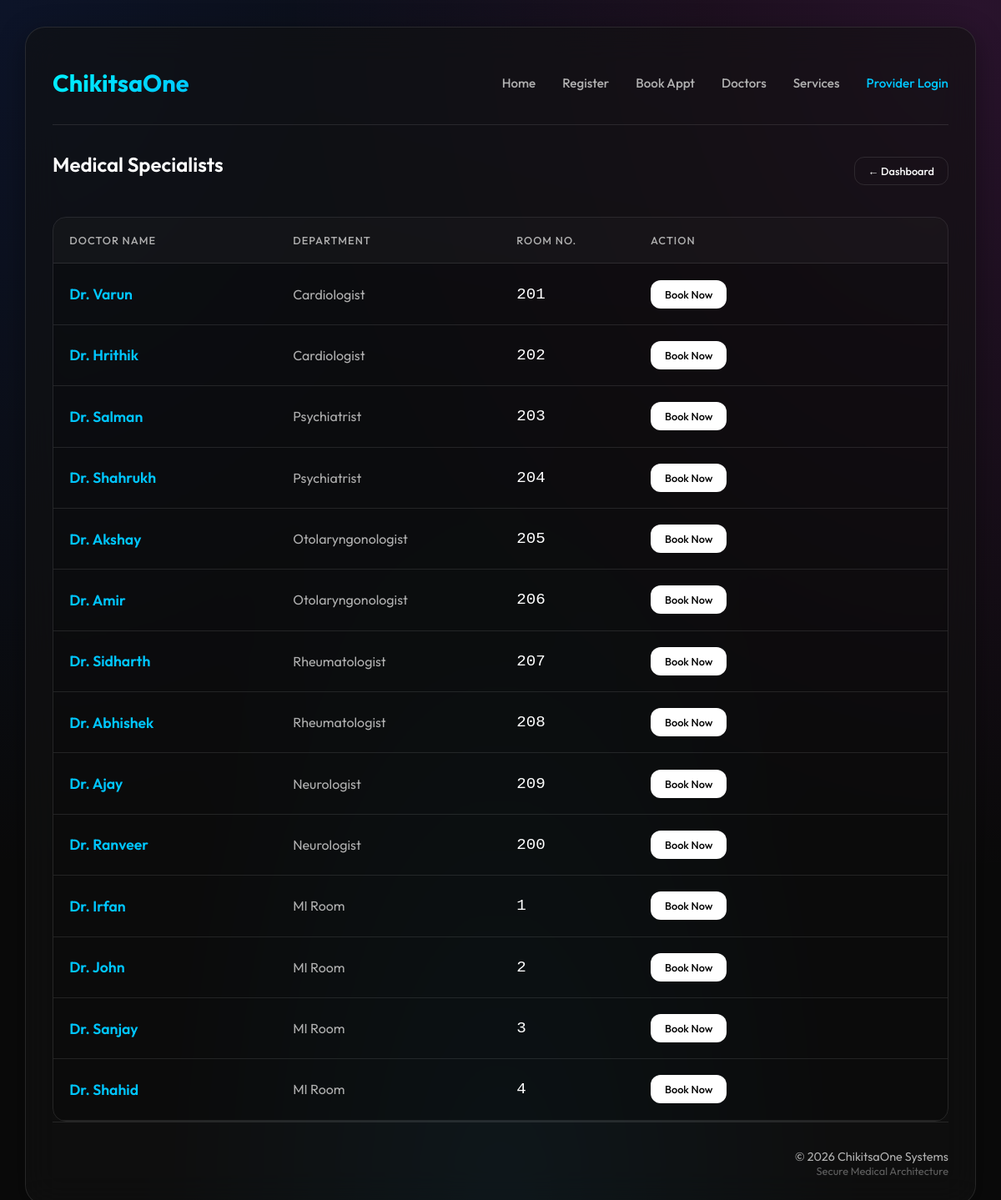
The app's page /doctors/ with its own data.
### medical/models.py (models this page shows, shortened)
class Doctor(models.Model):
    hospital = models.ForeignKey('accounts.Hospital', on_delete=models.CASCADE, related_name='doctors', null=True, blank=True)
    user = models.OneToOneField(settings.AUTH_USER_MODEL, on_delete=models.SET_NULL, null=True, blank=True, related_name='doctor_profile')
    name = models.CharField(max_length=50)
    department = models.CharField(max_length=50)
    room_no = models.IntegerField()
    doctor_id = models.IntegerField(unique=True) # e.g. 7001

### medical/views.py (the view)
# urls.py: path('doctors/', views.doctor_list, name='doctor_list'),
def doctor_list(request):
    doctors = Doctor.objects.all()
    if not doctors.exists():
        populate_initial_data()
        doctors = Doctor.objects.all()
    return render(request, 'medical/doctor_list.html', {'doctors': doctors})

### medical/templates/medical/doctor_list.html
{% extends 'medical/base.html' %}
{% block content %}
<section>
    <div style="display: flex; justify-content: space-between; align-items: center; margin-bottom: 2rem;">
        <h2>Medical Specialists</h2>
        <a href="{% url 'home' %}" class="btn btn-outline" style="padding: 0.5rem 1rem; font-size: 0.8rem;">←
            Dashboard</a>
    </div>
    <div class="table-container">
        <table>
            <thead>
                <tr>
                    <th style="width: 25%;">Doctor Name</th>
                    <th style="width: 25%;">Department</th>
                    <th style="width: 15%;">Room No.</th>
                    <th style="width: 35%;">Action</th>
                </tr>
            </thead>
            <tbody>
                {% for doctor in doctors %}
                <tr>
                    <td style="font-weight: 600; font-size: 1.1rem; color: var(--secondary);">{{ doctor.name }}</td>
                    <td style="color: var(--text-muted);">{{ doctor.department }}</td>
                    <td style="font-family: monospace; font-size: 1.2rem;">{{ doctor.room_no }}</td>
                    <td>
                        <a href="{% url 'appointment_search' %}" class="btn btn-primary"
                            style="padding: 0.5rem 1rem; font-size: 0.8rem;">
                            Book Now
                        </a>
                    </td>
                </tr>
                {% empty %}
                <tr>
                    <td colspan="4" style="text-align: center; padding: 3rem; color: var(--text-muted);">
                        No doctors available currently.
                    </td>
                </tr>
                {% endfor %}
            </tbody>
        </table>
    </div>
</section>
{% endblock %}

### medical/templates/medical/base.html (shortened to what this page needs)
{% load static %}
<!DOCTYPE html>
<html lang="en">
<head>
    <link rel="stylesheet" href="{% static 'css/style.css' %}">
</head>
<body>
    <div class="glass-container">
        <header>
            <a href="{% url 'home' %}" class="brand">
                ChikitsaOne
            </a>
            <nav>
                <a href="{% url 'home' %}">Home</a>
                <a href="{% url 'register' %}">Register</a>
                <a href="{% url 'appointment_search' %}">Book Appt</a>
                <a href="{% url 'doctor_list' %}">Doctors</a>
                <a href="{% url 'service_list' %}">Services</a>
                <a href="{% url 'doctor_login' %}" style="color: var(--secondary);">Provider Login</a>
            </nav>
        </header>
        {% block content %}{% endblock %}
        <footer>
            <div class="footer-content"
                style="width: 100%; display: flex; justify-content: space-between; align-items: center;">
                <div style="text-align: right;">
                    <p>&copy; 2026 ChikitsaOne Systems</p>
                    <p style="font-size: 0.8rem; opacity: 0.5;">Secure Medical Architecture</p>
                </div>
            </div>
        </footer>
    </div>
    <div id="three-bg-container"></div>
</body>
</html>

### medical/static/css/style.css (style rules this page uses)
:root { --primary: #00f2ff; --secondary: #00c6ff; --accent: #ff0055; --dark-bg: #0a0a0a; --glass-bg: rgba(255, 255, 255, 0.05); --glass-border: rgba(255, 255, 255, 0.1); --text-main: #ffffff; --text-muted: #b0b0b0; --success: #00ff88; --error: #ff3333; --card-hover: rgba(255, 255, 255, 0.1); }
* { box-sizing: border-box; margin: 0; padding: 0; }
body { font-family: 'Outfit', sans-serif; background-color: var(--dark-bg); background-image: radial-gradient(at 0% 0%, rgba(29, 78, 216, 0.15) 0px, transparent 50%), radial-gradient(at 98% 1%, rgba(217, 70, 239, 0.15) 0px, transparent 50%), radial-gradient(at 50% 100%, rgba(14, 165, 233, 0.15) 0px, transparent 50%); background-attachment: fixed; color: var(--text-main); min-height: 100vh; display: flex; flex-direction: column; overflow-x: hidden; }
.glass-container { background: rgba(18, 18, 18, 0.6); backdrop-filter: blur(20px); -webkit-backdrop-filter: blur(20px); border: 1px solid var(--glass-border); border-radius: 24px; margin: 2rem auto; max-width: 1200px; width: 95%; padding: 2rem; box-shadow: 0 8px 32px 0 rgba(0, 0, 0, 0.37); min-height: 85vh; display: flex; flex-direction: column; animation: fadeIn 0.6s ease-out; }
header { display: flex; justify-content: space-between; align-items: center; padding: 1rem 0 2rem; border-bottom: 1px solid var(--glass-border); margin-bottom: 2rem; }
.brand { font-size: 1.8rem; font-weight: 700; background: linear-gradient(135deg, var(--primary), var(--secondary)); -webkit-background-clip: text; background-clip: text; -webkit-text-fill-color: transparent; text-decoration: none; display: flex; align-items: center; gap: 0.5rem; }
nav { display: flex; gap: 2rem; }
nav a { color: var(--text-muted); text-decoration: none; font-weight: 500; font-size: 0.95rem; transition: all 0.3s ease; position: relative; padding: 0.5rem 0; }
nav a::after { content: ''; position: absolute; width: 0; height: 2px; bottom: 0; left: 0; background: var(--primary); transition: width 0.3s ease; }
h1, h2, h3 { margin-bottom: 1rem; font-weight: 600; }
.btn { padding: 0.8rem 1.8rem; border-radius: 12px; font-weight: 500; text-decoration: none; transition: all 0.3s ease; border: 1px solid transparent; cursor: pointer; font-family: inherit; font-size: 0.95rem; display: inline-flex; align-items: center; gap: 0.5rem; }
.btn-primary { background: var(--text-main); color: #000; }
.btn-outline { background: transparent; border-color: var(--glass-border); color: var(--text-main); }
.table-container { overflow-x: auto; border-radius: 16px; border: 1px solid var(--glass-border); }
table { width: 100%; border-collapse: collapse; background: rgba(0, 0, 0, 0.2); }
th, td { padding: 1.2rem; text-align: left; border-bottom: 1px solid var(--glass-border); }
th { background: rgba(255, 255, 255, 0.03); color: var(--text-muted); font-weight: 500; text-transform: uppercase; font-size: 0.8rem; letter-spacing: 1px; }
td { color: var(--text-main); }
footer { margin-top: auto; padding-top: 2rem; border-top: 1px solid var(--glass-border); display: flex; justify-content: space-between; align-items: center; color: var(--text-muted); font-size: 0.9rem; flex-wrap: wrap; gap: 1rem; }
#three-bg-container { position: fixed; top: 0; left: 0; width: 100%; height: 100%; z-index: -1; overflow: hidden; }

### records on screen
Doctor: name "Dr. Varun", department "Cardiologist", room_no "201"
Doctor: name "Dr. Hrithik", department "Cardiologist", room_no "202"
Doctor: name "Dr. Salman", department "Psychiatrist", room_no "203"
Doctor: name "Dr. Shahrukh", department "Psychiatrist", room_no "204"
Doctor: name "Dr. Akshay", department "Otolaryngonologist", room_no "205"
Doctor: name "Dr. Amir", department "Otolaryngonologist", room_no "206"
Doctor: name "Dr. Sidharth", department "Rheumatologist", room_no "207"
Doctor: name "Dr. Abhishek", department "Rheumatologist", room_no "208"
Doctor: name "Dr. Ajay", department "Neurologist", room_no "209"
Doctor: name "Dr. Ranveer", department "Neurologist", room_no "200"
Doctor: name "Dr. Irfan", department "MI Room", room_no "1"
Doctor: name "Dr. John", department "MI Room", room_no "2"
Doctor: name "Dr. Sanjay", department "MI Room", room_no "3"
Doctor: name "Dr. Shahid", department "MI Room", room_no "4"
